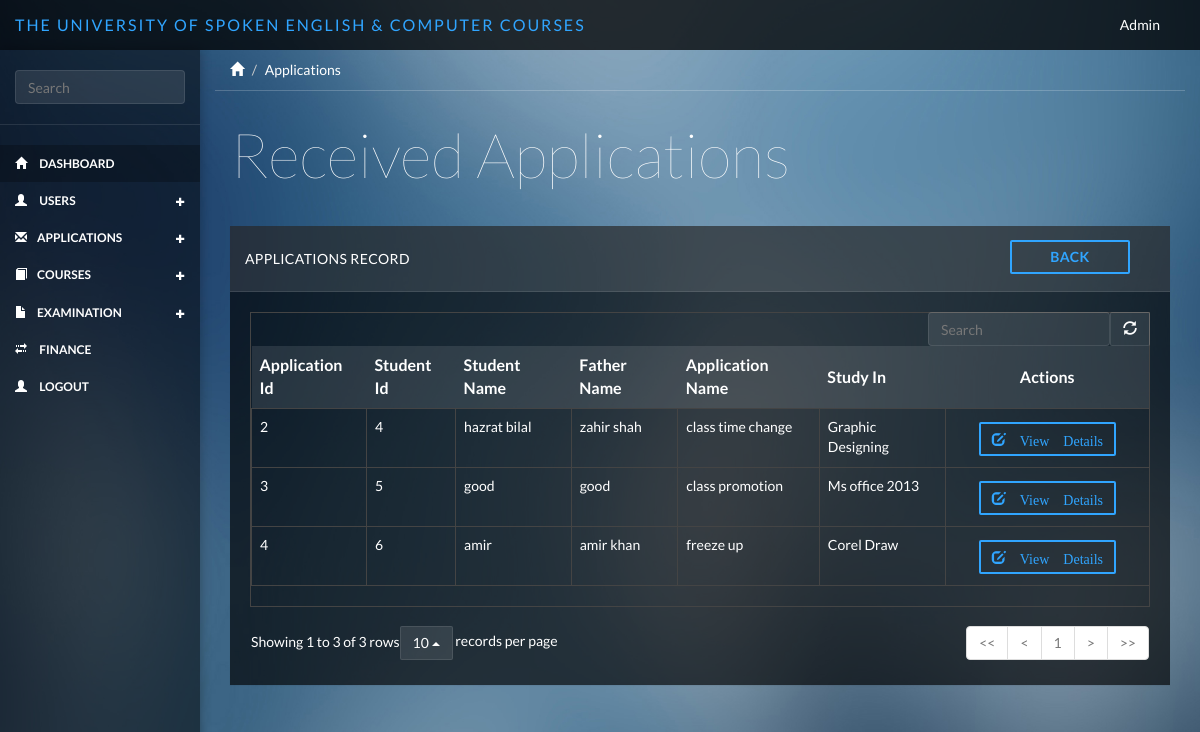
/applications/applications_views, run on the app's committed database.
### tables this page shows
CREATE TABLE IF NOT EXISTS `applications` (
  `app_id` int(11) NOT NULL AUTO_INCREMENT,
  `fkuser_id` int(11) NOT NULL,
  `app_to` varchar(255) NOT NULL,
  `application_name` varchar(255) NOT NULL,
  `app_director` varchar(255) NOT NULL,
  `subject_line` varchar(255) NOT NULL,
  `app_text` varchar(255) NOT NULL,
  `yours_obediently` varchar(255) NOT NULL,
  `series` varchar(255) NOT NULL,
  `created_at` varchar(255) NOT NULL,
  `updated_at` varchar(255) NOT NULL,
  `created_by` varchar(255) NOT NULL,
  PRIMARY KEY (`app_id`)
);

CREATE TABLE IF NOT EXISTS `users` (
  `u_id` int(11) NOT NULL AUTO_INCREMENT,
  `name` varchar(255) NOT NULL,
  `f_name` varchar(255) NOT NULL,
  `age` varchar(255) NOT NULL,
  `contact` varchar(255) NOT NULL,
  `country_id` varchar(255) NOT NULL,
  `province_id` varchar(255) NOT NULL,
  `city_id` varchar(255) NOT NULL,
  `address` varchar(255) NOT NULL,
  `email` varchar(255) NOT NULL,
  `password` varchar(500) NOT NULL,
  `role` varchar(255) NOT NULL,
  `description` varchar(255) NOT NULL,
  `created_at` varchar(255) NOT NULL,
  `updated_at` varchar(255) NOT NULL,
  `created_by` varchar(255) NOT NULL,
  PRIMARY KEY (`u_id`)
);

CREATE TABLE IF NOT EXISTS `course_sub_category` (
  `course_c_s_id` int(11) NOT NULL AUTO_INCREMENT,
  `fk_course_c_id` int(255) NOT NULL,
  `subject_title` varchar(255) NOT NULL,
  `subject_duration` varchar(255) NOT NULL,
  `subject_fee` varchar(255) NOT NULL,
  PRIMARY KEY (`course_c_s_id`)
);

### application/controllers/Applications.php (called while the page is built, shortened)
<?php
class Applications extends CI_Controller {
     public function applications_views(){
        $this->db->select('*');
        $this->db->from('applications');
        $this->db->join('users','users.u_id = applications.fkuser_id');
        $this->db->join('course_sub_category','course_sub_category. course_c_s_id = applications.series');
        $query = $this->db->get();
        $result['result'] = $query->result();
        $this->load->view('include/header');
        $this->load->view('include/sidebar');
        $this->load->view('applications/applications_view',$result);
        $this->load->view('include/footer');
    }
}

### index.php (called while the page is built, shortened)
<?php
require_once BASEPATH.'core/CodeIgniter.php';

### application/views/applications/applications_view.php (the view)
<div class="col-sm-9 col-sm-offset-3 col-lg-10 col-lg-offset-2 main">
    <div class="row">
        <ol class="breadcrumb">
            <li><a href="#"><span class="glyphicon glyphicon-home"></span></a></li>
            <li class="active">Applications </li>
        </ol>
    </div>
    <div class="row">
        <div class="col-lg-12">
            <h1 class="page-header">Received Applications</h1>
        </div>
    </div>
    <div class="row">
        <div class="col-lg-12">
            <div class="panel panel-default">
                <div  class="panel-heading">Applications Record
                <a href="<?= site_url()?>admin/index" type="button" style="position: relative;width: 120px; " class="btn btn-primary btn-outline margin  pull-right"><b>Back</b></a>
                </div>
                <div class="panel-body">
                    <table data-toggle="table" data-show-refresh="true" data-search="true" data-select-item-name="toolbar1" data-pagination="true" data-sort-name="name" data-sort-order="desc">
                        <thead>
                        <tr>
                            <th  data-sortable="true"><b>Application Id</b></th>
                            <th  data-sortable="true"><b>Student Id</b></th>
                            <th  data-sortable="true"><b>Student Name</b></th>
                            <th  data-sortable="true"><b>Father Name</b></th>
                            <th  data-sortable="true"><b>Application Name</b></th>
                            <th  data-sortable="true"><b>Study In</b></th>
                            <th  colspan="2" class="text-center"><b>Actions</b></th>
                        </tr>
                        </thead>
                        <tbody>
                            <?php foreach ($result  as $array) {?>
                             <tr>
                                 <td><?=$array->app_id?></td>
                                 <td><?=$array->fkuser_id?></td>
                                 <td><?=$array->name?></td>
                                 <td><?=$array->f_name?></td>
                                 <td><?=$array->application_name?></td>
                                 <td><?=$array->subject_title?></td>
                                 <td>
                                     <a href="<?= site_url()?>applications/application_detailview/<?= $array->app_id ?>" type="button" class="btn btn-primary glyphicon glyphicon-edit btn-outline margin"> View Details</a>
                                 </td>
                             </tr>
                            <?php }?>
                        </tbody>
                    </table>
                </div>
            </div>
        </div>
    </div>
</div>

### public/css/styles.css (style rules this page uses)
body { background-color: #444; background-image: url(../bg/blurred-background-1.jpg); background-size: cover; -webkit-background-size: cover; -moz-background-size: cover; -o-background-size: cover; font-family: 'Lato'; padding-top: 50px; color: #fff; }
.row { margin: 0; }
.panel-body { padding: 20px; }
.main { padding-bottom: 20px; }
a, a:hover, a:focus { color: #fff; }
h1, h2, h3, h4, h5, h6 { color: #fff; }
h1 { font-weight: 100; font-size: 62px; }
.margin { margin: 4px 25px; }
.btn-primary, .btn-primary:hover, .btn-primary:focus, .btn-primary:active, .btn-primary.active, .open > .dropdown-toggle.btn-primary, .btn-primary.disabled, .btn-primary[disabled], fieldset[disabled] .btn-primary, .btn-primary.disabled:hover, .btn-primary[disabled]:hover, fieldset[disabled] .btn-primary:hover, .btn-primary.disabled:focus, .btn-primary[disabled]:focus, fieldset[disabled] .btn-primary:focus, .btn-primary.disabled:active, .btn-primary[disabled]:active, fieldset[disabled] .btn-primary:active, .btn-primary.disabled.active, .btn-primary[disabled].active, fieldset[disabled] .btn-primary.active { background-color: #30a5ff; border-color: #30a5ff; }
.btn { border-radius: 2px; }
.btn-outline { background: none; border-width: 2px; padding: 5px 11px; }
.btn-outline.btn-primary { color: #30a5ff; }
.panel { border: 0; background: #333; background: rgba(0, 0, 0, .65); border-radius: 0; margin-top: -1px; }
.panel-heading { font-size: 18px; font-weight: 300; letter-spacing: 0.025em; height: 66px; line-height: 45px; border-radius: 0; }
.panel-default .panel-heading { background: #444; background: rgba(255, 255, 255, .1); border-bottom: 1px solid rgba(255, 255, 255, .1); color: #fff; text-transform: uppercase; font-size: 14px; font-weight: 500; }
.breadcrumb { border-radius: 0; padding: 10px 15px; background: none; box-shadow: 0 1px 0px rgba(255, 255, 255, .2); margin: 0 ; }
.breadcrumb li { color: #fff; }
.breadcrumb .active { color: #fff; }
h1.page-header { margin-top: 30px; margin-bottom: 30px; border-bottom: 0; color: #fff; }
.table { background: none; }

### data on the page
applications: app_id "2", fkuser "4", fkuser.name "hazrat bilal", fkuser.f_name "zahir shah", application_name "class time change", course_sub_category.subject_title "Graphic Designing"
applications: app_id "3", fkuser "5", fkuser.name "good", fkuser.f_name "good", application_name "class promotion", course_sub_category.subject_title "Ms office 2013"
applications: app_id "4", fkuser "6", fkuser.name "amir", fkuser.f_name "amir khan", application_name "freeze up", course_sub_category.subject_title "Corel Draw"
